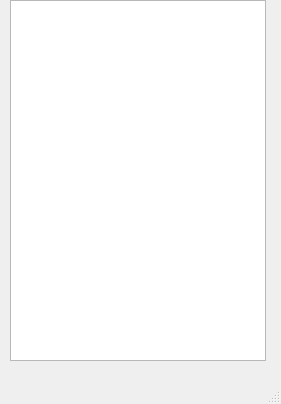
<?xml version="1.0" encoding="UTF-8"?>
<ui version="4.0">
 <class>LogWindow</class>
 <widget class="QMainWindow" name="LogWindow">
  <property name="geometry">
   <rect>
    <x>0</x>
    <y>0</y>
    <width>281</width>
    <height>404</height>
   </rect>
  </property>
  <property name="windowTitle">
   <string>MainWindow</string>
  </property>
  <widget class="QWidget" name="centralwidget">
   <widget class="QTextBrowser" name="textBrowser">
    <property name="geometry">
     <rect>
      <x>10</x>
      <y>0</y>
      <width>256</width>
      <height>361</height>
     </rect>
    </property>
   </widget>
  </widget>
  <widget class="QMenuBar" name="menubar">
   <property name="geometry">
    <rect>
     <x>0</x>
     <y>0</y>
     <width>281</width>
     <height>18</height>
    </rect>
   </property>
  </widget>
  <widget class="QStatusBar" name="statusbar"/>
 </widget>
 <resources/>
 <connections/>
</ui>
